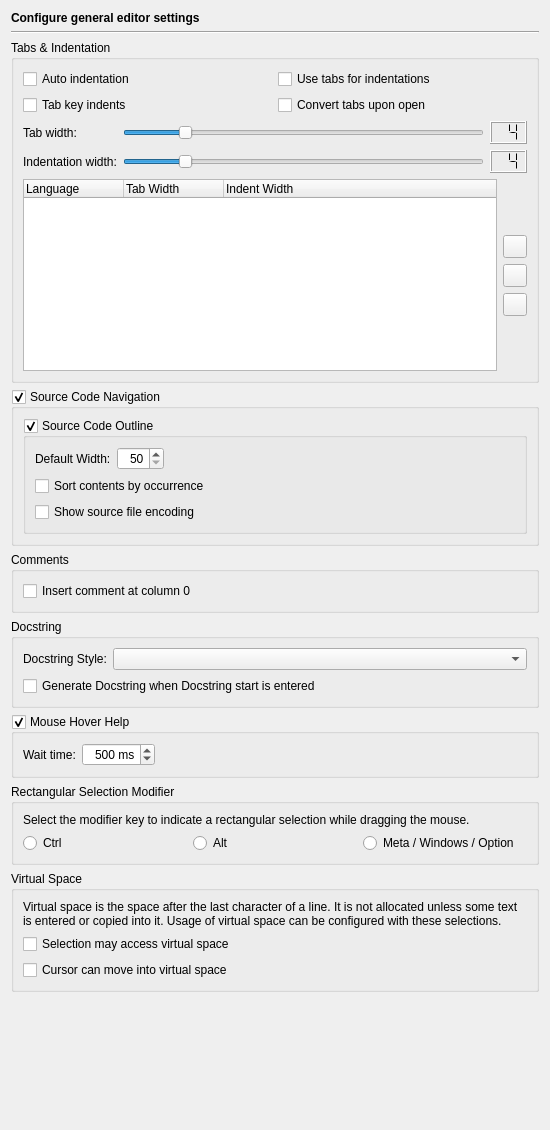
<?xml version="1.0" encoding="UTF-8"?>
<ui version="4.0">
 <class>EditorGeneralPage</class>
 <widget class="QWidget" name="EditorGeneralPage">
  <property name="geometry">
   <rect>
    <x>0</x>
    <y>0</y>
    <width>550</width>
    <height>1130</height>
   </rect>
  </property>
  <layout class="QVBoxLayout" name="verticalLayout_7">
   <item>
    <widget class="QLabel" name="headerLabel">
     <property name="text">
      <string>&lt;b&gt;Configure general editor settings&lt;/b&gt;</string>
     </property>
    </widget>
   </item>
   <item>
    <widget class="Line" name="line2">
     <property name="frameShape">
      <enum>QFrame::HLine</enum>
     </property>
     <property name="frameShadow">
      <enum>QFrame::Sunken</enum>
     </property>
     <property name="orientation">
      <enum>Qt::Horizontal</enum>
     </property>
    </widget>
   </item>
   <item>
    <widget class="QGroupBox" name="groupBox_5">
     <property name="title">
      <string>Tabs &amp;&amp; Indentation</string>
     </property>
     <layout class="QVBoxLayout" name="verticalLayout_4">
      <item>
       <layout class="QGridLayout" name="gridLayout_2">
        <item row="0" column="0">
         <widget class="QCheckBox" name="autoindentCheckBox">
          <property name="toolTip">
           <string>Select whether autoindentation shall be enabled</string>
          </property>
          <property name="text">
           <string>Auto indentation</string>
          </property>
         </widget>
        </item>
        <item row="0" column="1">
         <widget class="QCheckBox" name="tabforindentationCheckBox">
          <property name="toolTip">
           <string>Select whether tab characters are used for indentations.</string>
          </property>
          <property name="text">
           <string>Use tabs for indentations</string>
          </property>
         </widget>
        </item>
        <item row="1" column="0">
         <widget class="QCheckBox" name="tabindentsCheckBox">
          <property name="toolTip">
           <string>Select whether pressing the tab key indents.</string>
          </property>
          <property name="text">
           <string>Tab key indents</string>
          </property>
         </widget>
        </item>
        <item row="1" column="1">
         <widget class="QCheckBox" name="converttabsCheckBox">
          <property name="toolTip">
           <string>Select whether tabs shall be converted upon opening the file</string>
          </property>
          <property name="text">
           <string>Convert tabs upon open</string>
          </property>
         </widget>
        </item>
       </layout>
      </item>
      <item>
       <layout class="QGridLayout" name="gridLayout_4">
        <item row="0" column="0">
         <widget class="QLabel" name="TextLabel13_3">
          <property name="text">
           <string>Tab width:</string>
          </property>
          <property name="buddy">
           <cstring>tabwidthSlider</cstring>
          </property>
         </widget>
        </item>
        <item row="0" column="1">
         <widget class="QSlider" name="tabwidthSlider">
          <property name="toolTip">
           <string>Move to set the tab width.</string>
          </property>
          <property name="minimum">
           <number>1</number>
          </property>
          <property name="maximum">
           <number>20</number>
          </property>
          <property name="value">
           <number>4</number>
          </property>
          <property name="orientation">
           <enum>Qt::Horizontal</enum>
          </property>
          <property name="tickInterval">
           <number>1</number>
          </property>
         </widget>
        </item>
        <item row="0" column="2">
         <widget class="QLCDNumber" name="tabwidthLCD">
          <property name="toolTip">
           <string>Displays the selected tab width.</string>
          </property>
          <property name="digitCount">
           <number>2</number>
          </property>
          <property name="segmentStyle">
           <enum>QLCDNumber::Flat</enum>
          </property>
          <property name="value" stdset="0">
           <double>4.000000000000000</double>
          </property>
         </widget>
        </item>
        <item row="1" column="0">
         <widget class="QLabel" name="TextLabel13_2_3">
          <property name="text">
           <string>Indentation width:</string>
          </property>
          <property name="buddy">
           <cstring>indentwidthSlider</cstring>
          </property>
         </widget>
        </item>
        <item row="1" column="1">
         <widget class="QSlider" name="indentwidthSlider">
          <property name="toolTip">
           <string>Move to set the indentation width.</string>
          </property>
          <property name="minimum">
           <number>1</number>
          </property>
          <property name="maximum">
           <number>20</number>
          </property>
          <property name="value">
           <number>4</number>
          </property>
          <property name="orientation">
           <enum>Qt::Horizontal</enum>
          </property>
          <property name="tickInterval">
           <number>1</number>
          </property>
         </widget>
        </item>
        <item row="1" column="2">
         <widget class="QLCDNumber" name="indentwidthLCD">
          <property name="toolTip">
           <string>Displays the selected indentation width.</string>
          </property>
          <property name="digitCount">
           <number>2</number>
          </property>
          <property name="segmentStyle">
           <enum>QLCDNumber::Flat</enum>
          </property>
          <property name="value" stdset="0">
           <double>4.000000000000000</double>
          </property>
         </widget>
        </item>
       </layout>
      </item>
      <item>
       <layout class="QHBoxLayout" name="horizontalLayout_2">
        <item>
         <widget class="QTreeWidget" name="languageOverrideWidget">
          <property name="alternatingRowColors">
           <bool>true</bool>
          </property>
          <property name="selectionMode">
           <enum>QAbstractItemView::ExtendedSelection</enum>
          </property>
          <property name="rootIsDecorated">
           <bool>false</bool>
          </property>
          <property name="itemsExpandable">
           <bool>false</bool>
          </property>
          <column>
           <property name="text">
            <string>Language</string>
           </property>
          </column>
          <column>
           <property name="text">
            <string>Tab Width</string>
           </property>
          </column>
          <column>
           <property name="text">
            <string>Indent Width</string>
           </property>
          </column>
          <column>
           <property name="text">
            <string notr="true"/>
           </property>
          </column>
         </widget>
        </item>
        <item>
         <layout class="QVBoxLayout" name="verticalLayout_2">
          <item>
           <spacer name="verticalSpacer">
            <property name="orientation">
             <enum>Qt::Vertical</enum>
            </property>
            <property name="sizeHint" stdset="0">
             <size>
              <width>20</width>
              <height>40</height>
             </size>
            </property>
           </spacer>
          </item>
          <item>
           <widget class="QToolButton" name="addButton">
            <property name="toolTip">
             <string>Press to add a language specific override</string>
            </property>
           </widget>
          </item>
          <item>
           <widget class="QToolButton" name="deleteButton">
            <property name="toolTip">
             <string>Press to delete the selected language specific override</string>
            </property>
           </widget>
          </item>
          <item>
           <widget class="QToolButton" name="editButton">
            <property name="toolTip">
             <string>Press to edit the selected language specific override</string>
            </property>
           </widget>
          </item>
          <item>
           <spacer name="verticalSpacer_2">
            <property name="orientation">
             <enum>Qt::Vertical</enum>
            </property>
            <property name="sizeHint" stdset="0">
             <size>
              <width>20</width>
              <height>40</height>
             </size>
            </property>
           </spacer>
          </item>
         </layout>
        </item>
       </layout>
      </item>
     </layout>
    </widget>
   </item>
   <item>
    <widget class="QGroupBox" name="sourceNavigationGroupBox">
     <property name="toolTip">
      <string>Select to enable the source code navigator</string>
     </property>
     <property name="whatsThis">
      <string>&lt;b&gt;Source Code Navigation&lt;/b&gt;
&lt;p&gt;Select this option to enable one the two kind of source code navigation widgets. With &quot;Source Code Outline&quot; checked, a navigator is shown to the right of the editor. Otherwise two selector boxes are shown above the editor.&lt;/p&gt;</string>
     </property>
     <property name="title">
      <string>Source Code Navigation</string>
     </property>
     <property name="checkable">
      <bool>true</bool>
     </property>
     <layout class="QVBoxLayout" name="verticalLayout_6">
      <item>
       <widget class="QGroupBox" name="sourceOutlineGroupBox">
        <property name="toolTip">
         <string>Select to enable the source code outline view</string>
        </property>
        <property name="title">
         <string>Source Code Outline</string>
        </property>
        <property name="checkable">
         <bool>true</bool>
        </property>
        <layout class="QVBoxLayout" name="verticalLayout_3">
         <item>
          <layout class="QHBoxLayout" name="horizontalLayout_4">
           <item>
            <widget class="QLabel" name="label_2">
             <property name="text">
              <string>Default Width:</string>
             </property>
            </widget>
           </item>
           <item>
            <widget class="QSpinBox" name="sourceOutlineWidthSpinBox">
             <property name="toolTip">
              <string>Enter the default width of the source code outline view</string>
             </property>
             <property name="alignment">
              <set>Qt::AlignRight|Qt::AlignTrailing|Qt::AlignVCenter</set>
             </property>
             <property name="minimum">
              <number>50</number>
             </property>
             <property name="maximum">
              <number>498</number>
             </property>
             <property name="singleStep">
              <number>50</number>
             </property>
            </widget>
           </item>
           <item>
            <spacer name="horizontalSpacer">
             <property name="orientation">
              <enum>Qt::Horizontal</enum>
             </property>
             <property name="sizeHint" stdset="0">
              <size>
               <width>345</width>
               <height>17</height>
              </size>
             </property>
            </spacer>
           </item>
          </layout>
         </item>
         <item>
          <widget class="QCheckBox" name="sourceOutlineSortByOccurrenceCheckBox">
           <property name="toolTip">
            <string>Select to sort file contents by occurrence</string>
           </property>
           <property name="text">
            <string>Sort contents by occurrence</string>
           </property>
          </widget>
         </item>
         <item>
          <widget class="QCheckBox" name="sourceOutlineShowCodingCheckBox">
           <property name="toolTip">
            <string>Select to show the source code encoding</string>
           </property>
           <property name="text">
            <string>Show source file encoding</string>
           </property>
          </widget>
         </item>
        </layout>
       </widget>
      </item>
     </layout>
    </widget>
   </item>
   <item>
    <widget class="QGroupBox" name="commentsGroupBox">
     <property name="title">
      <string>Comments</string>
     </property>
     <layout class="QGridLayout" name="gridLayout">
      <item row="0" column="0">
       <widget class="QCheckBox" name="comment0CheckBox">
        <property name="toolTip">
         <string>Select to insert the comment sign at column 0</string>
        </property>
        <property name="whatsThis">
         <string>&lt;b&gt;Insert comment at column 0&lt;/b&gt;&lt;p&gt;Select to insert the comment sign at column 0. Otherwise, the comment sign is inserted at the first non-whitespace position.&lt;/p&gt;</string>
        </property>
        <property name="text">
         <string>Insert comment at column 0</string>
        </property>
       </widget>
      </item>
     </layout>
    </widget>
   </item>
   <item>
    <widget class="QGroupBox" name="docstringGroupBox">
     <property name="title">
      <string>Docstring</string>
     </property>
     <layout class="QGridLayout" name="gridLayout_6">
      <item row="0" column="0">
       <widget class="QLabel" name="label_4">
        <property name="text">
         <string>Docstring Style:</string>
        </property>
       </widget>
      </item>
      <item row="0" column="1">
       <widget class="QComboBox" name="docstringStyleComboBox">
        <property name="sizePolicy">
         <sizepolicy hsizetype="Expanding" vsizetype="Fixed">
          <horstretch>0</horstretch>
          <verstretch>0</verstretch>
         </sizepolicy>
        </property>
        <property name="toolTip">
         <string>Select the docstring style to be used</string>
        </property>
       </widget>
      </item>
      <item row="1" column="0" colspan="2">
       <widget class="QCheckBox" name="docstringCompletionCheckBox">
        <property name="toolTip">
         <string>Select this to generate a docstring when the docstring start sequence was entered (e.g. &quot;&quot;&quot; for Python).</string>
        </property>
        <property name="text">
         <string>Generate Docstring when Docstring start is entered</string>
        </property>
       </widget>
      </item>
     </layout>
    </widget>
   </item>
   <item>
    <widget class="QGroupBox" name="mouseHoverHelpGroupBox">
     <property name="toolTip">
      <string>Select to enable the support for mouse hover help text</string>
     </property>
     <property name="whatsThis">
      <string>&lt;b&gt;Mouse Hover Help&lt;/b&gt;&lt;p&gt;Enable this option to show some information about the symbol the mouse is hovering over. An information provider plug-in (e.g. Jedi) must be installed for this to work.&lt;/p&gt;</string>
     </property>
     <property name="title">
      <string>Mouse Hover Help</string>
     </property>
     <property name="checkable">
      <bool>true</bool>
     </property>
     <layout class="QHBoxLayout" name="horizontalLayout">
      <item>
       <widget class="QLabel" name="label_5">
        <property name="text">
         <string>Wait time:</string>
        </property>
       </widget>
      </item>
      <item>
       <widget class="QSpinBox" name="mouseDwellTimeSpinBox">
        <property name="toolTip">
         <string>Enter the time to wait before help information is shown</string>
        </property>
        <property name="alignment">
         <set>Qt::AlignRight|Qt::AlignTrailing|Qt::AlignVCenter</set>
        </property>
        <property name="suffix">
         <string> ms</string>
        </property>
        <property name="minimum">
         <number>100</number>
        </property>
        <property name="maximum">
         <number>1000</number>
        </property>
        <property name="singleStep">
         <number>50</number>
        </property>
        <property name="value">
         <number>500</number>
        </property>
       </widget>
      </item>
      <item>
       <spacer name="horizontalSpacer_2">
        <property name="orientation">
         <enum>Qt::Horizontal</enum>
        </property>
        <property name="sizeHint" stdset="0">
         <size>
          <width>347</width>
          <height>20</height>
         </size>
        </property>
       </spacer>
      </item>
     </layout>
    </widget>
   </item>
   <item>
    <widget class="QGroupBox" name="groupBox">
     <property name="title">
      <string>Rectangular Selection Modifier</string>
     </property>
     <layout class="QVBoxLayout" name="verticalLayout_5">
      <item>
       <widget class="QLabel" name="label_6">
        <property name="text">
         <string>Select the modifier key to indicate a rectangular selection while dragging the mouse.</string>
        </property>
        <property name="wordWrap">
         <bool>true</bool>
        </property>
       </widget>
      </item>
      <item>
       <layout class="QHBoxLayout" name="horizontalLayout_3">
        <item>
         <widget class="QRadioButton" name="rectangularSelectionCtrlButton">
          <property name="text">
           <string>Ctrl</string>
          </property>
         </widget>
        </item>
        <item>
         <widget class="QRadioButton" name="rectangularSelectionAltButton">
          <property name="text">
           <string>Alt</string>
          </property>
         </widget>
        </item>
        <item>
         <widget class="QRadioButton" name="rectangularSelectionMetaButton">
          <property name="text">
           <string>Meta / Windows / Option</string>
          </property>
         </widget>
        </item>
       </layout>
      </item>
     </layout>
    </widget>
   </item>
   <item>
    <widget class="QGroupBox" name="virtualSpaceGroupBox">
     <property name="title">
      <string>Virtual Space</string>
     </property>
     <layout class="QVBoxLayout" name="verticalLayout">
      <item>
       <widget class="QLabel" name="label">
        <property name="text">
         <string>Virtual space is the space after the last character of a line. It is not allocated unless some text is entered or copied into it. Usage of virtual space can be configured with these selections.</string>
        </property>
        <property name="wordWrap">
         <bool>true</bool>
        </property>
       </widget>
      </item>
      <item>
       <widget class="QCheckBox" name="vsSelectionCheckBox">
        <property name="toolTip">
         <string>Select to enable a rectangular selection to extend into virtual space</string>
        </property>
        <property name="text">
         <string>Selection may access virtual space</string>
        </property>
       </widget>
      </item>
      <item>
       <widget class="QCheckBox" name="vsUserCheckBox">
        <property name="toolTip">
         <string>Select to allow the cursor to be moved into virtual space</string>
        </property>
        <property name="text">
         <string>Cursor can move into virtual space</string>
        </property>
       </widget>
      </item>
     </layout>
    </widget>
   </item>
   <item>
    <spacer name="verticalSpacer_3">
     <property name="orientation">
      <enum>Qt::Vertical</enum>
     </property>
     <property name="sizeHint" stdset="0">
      <size>
       <width>20</width>
       <height>13</height>
      </size>
     </property>
    </spacer>
   </item>
  </layout>
 </widget>
 <tabstops>
  <tabstop>autoindentCheckBox</tabstop>
  <tabstop>tabforindentationCheckBox</tabstop>
  <tabstop>tabindentsCheckBox</tabstop>
  <tabstop>converttabsCheckBox</tabstop>
  <tabstop>tabwidthSlider</tabstop>
  <tabstop>indentwidthSlider</tabstop>
  <tabstop>languageOverrideWidget</tabstop>
  <tabstop>addButton</tabstop>
  <tabstop>deleteButton</tabstop>
  <tabstop>editButton</tabstop>
  <tabstop>sourceNavigationGroupBox</tabstop>
  <tabstop>sourceOutlineGroupBox</tabstop>
  <tabstop>sourceOutlineWidthSpinBox</tabstop>
  <tabstop>sourceOutlineSortByOccurrenceCheckBox</tabstop>
  <tabstop>sourceOutlineShowCodingCheckBox</tabstop>
  <tabstop>comment0CheckBox</tabstop>
  <tabstop>docstringStyleComboBox</tabstop>
  <tabstop>docstringCompletionCheckBox</tabstop>
  <tabstop>mouseHoverHelpGroupBox</tabstop>
  <tabstop>mouseDwellTimeSpinBox</tabstop>
  <tabstop>rectangularSelectionCtrlButton</tabstop>
  <tabstop>rectangularSelectionAltButton</tabstop>
  <tabstop>rectangularSelectionMetaButton</tabstop>
  <tabstop>vsSelectionCheckBox</tabstop>
  <tabstop>vsUserCheckBox</tabstop>
 </tabstops>
 <resources/>
 <connections>
  <connection>
   <sender>tabwidthSlider</sender>
   <signal>valueChanged(int)</signal>
   <receiver>tabwidthLCD</receiver>
   <slot>display(int)</slot>
   <hints>
    <hint type="sourcelabel">
     <x>384</x>
     <y>81</y>
    </hint>
    <hint type="destinationlabel">
     <x>415</x>
     <y>82</y>
    </hint>
   </hints>
  </connection>
  <connection>
   <sender>indentwidthSlider</sender>
   <signal>valueChanged(int)</signal>
   <receiver>indentwidthLCD</receiver>
   <slot>display(int)</slot>
   <hints>
    <hint type="sourcelabel">
     <x>384</x>
     <y>110</y>
    </hint>
    <hint type="destinationlabel">
     <x>410</x>
     <y>110</y>
    </hint>
   </hints>
  </connection>
 </connections>
</ui>
